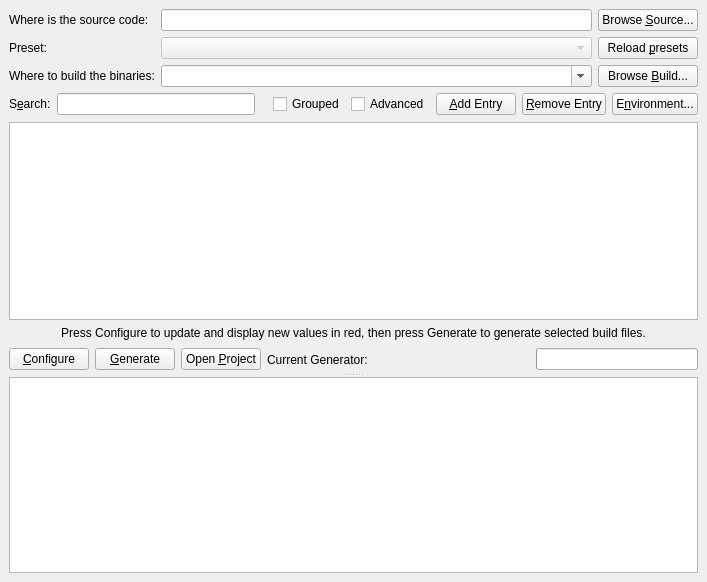
<?xml version="1.0" encoding="UTF-8"?>
<ui version="4.0">
 <class>LinearBuildSetupDialog</class>
 <widget class="QWidget" name="LinearBuildSetupDialog">
  <property name="geometry">
   <rect>
    <x>0</x>
    <y>0</y>
    <width>707</width>
    <height>582</height>
   </rect>
  </property>
  <layout class="QGridLayout">
   <property name="leftMargin">
    <number>9</number>
   </property>
   <property name="topMargin">
    <number>9</number>
   </property>
   <property name="rightMargin">
    <number>9</number>
   </property>
   <property name="bottomMargin">
    <number>9</number>
   </property>
   <property name="spacing">
    <number>6</number>
   </property>
   <item row="0" column="0">
    <layout class="QGridLayout">
     <property name="leftMargin">
      <number>0</number>
     </property>
     <property name="topMargin">
      <number>0</number>
     </property>
     <property name="rightMargin">
      <number>0</number>
     </property>
     <property name="bottomMargin">
      <number>0</number>
     </property>
     <property name="spacing">
      <number>6</number>
     </property>
     <item row="0" column="0">
      <widget class="QLabel" name="SourceLabel">
       <property name="text">
        <string>Where is the source code:</string>
       </property>
      </widget>
     </item>
     <item row="0" column="1">
      <widget class="QLineEdit" name="SourceDirectory"/>
     </item>
     <item row="0" column="2">
      <widget class="QPushButton" name="BrowseSourceDirectoryButton">
       <property name="text">
        <string>Browse &amp;Source...</string>
       </property>
      </widget>
     </item>
     <item row="1" column="0">
      <widget class="QLabel" name="PresetLabel">
       <property name="text">
        <string>Preset:</string>
       </property>
      </widget>
     </item>
     <item row="1" column="1">
      <widget class="QLinearBuildPresetComboBox" name="Preset">
       <property name="enabled">
        <bool>false</bool>
       </property>
      </widget>
     </item>
     <item row="1" column="2">
      <widget class="QPushButton" name="ReloadPresetsButton">
       <property name="text">
        <string>Reload &amp;presets</string>
       </property>
      </widget>
     </item>
     <item row="2" column="0">
      <widget class="QLabel" name="BinaryLabel">
       <property name="text">
        <string>Where to build the binaries:</string>
       </property>
      </widget>
     </item>
     <item row="2" column="1">
      <widget class="QComboBox" name="BinaryDirectory">
       <property name="sizePolicy">
        <sizepolicy hsizetype="Expanding" vsizetype="Fixed">
         <horstretch>0</horstretch>
         <verstretch>0</verstretch>
        </sizepolicy>
       </property>
       <property name="editable">
        <bool>true</bool>
       </property>
      </widget>
     </item>
     <item row="2" column="2">
      <widget class="QPushButton" name="BrowseBinaryDirectoryButton">
       <property name="text">
        <string>Browse &amp;Build...</string>
       </property>
      </widget>
     </item>
    </layout>
   </item>
   <item row="1" column="0">
    <widget class="QSplitter" name="Splitter">
     <property name="orientation">
      <enum>Qt::Vertical</enum>
     </property>
     <widget class="QFrame" name="frame">
      <property name="frameShape">
       <enum>QFrame::NoFrame</enum>
      </property>
      <property name="frameShadow">
       <enum>QFrame::Raised</enum>
      </property>
      <layout class="QVBoxLayout">
       <property name="spacing">
        <number>6</number>
       </property>
       <property name="leftMargin">
        <number>0</number>
       </property>
       <property name="topMargin">
        <number>0</number>
       </property>
       <property name="rightMargin">
        <number>0</number>
       </property>
       <property name="bottomMargin">
        <number>0</number>
       </property>
       <item>
        <layout class="QHBoxLayout">
         <property name="spacing">
          <number>6</number>
         </property>
         <property name="leftMargin">
          <number>0</number>
         </property>
         <property name="topMargin">
          <number>0</number>
         </property>
         <property name="rightMargin">
          <number>0</number>
         </property>
         <property name="bottomMargin">
          <number>0</number>
         </property>
         <item>
          <widget class="QLabel" name="label_4">
           <property name="sizePolicy">
            <sizepolicy hsizetype="Fixed" vsizetype="Fixed">
             <horstretch>0</horstretch>
             <verstretch>0</verstretch>
            </sizepolicy>
           </property>
           <property name="text">
            <string>S&amp;earch:</string>
           </property>
           <property name="buddy">
            <cstring>Search</cstring>
           </property>
          </widget>
         </item>
         <item>
          <widget class="QLineEdit" name="Search">
           <property name="sizePolicy">
            <sizepolicy hsizetype="Expanding" vsizetype="Fixed">
             <horstretch>0</horstretch>
             <verstretch>0</verstretch>
            </sizepolicy>
           </property>
          </widget>
         </item>
         <item>
          <spacer>
           <property name="orientation">
            <enum>Qt::Horizontal</enum>
           </property>
           <property name="sizeType">
            <enum>QSizePolicy::Minimum</enum>
           </property>
           <property name="sizeHint" stdset="0">
            <size>
             <width>12</width>
             <height>23</height>
            </size>
           </property>
          </spacer>
         </item>
         <item>
          <widget class="QCheckBox" name="groupedCheck">
           <property name="text">
            <string>Grouped</string>
           </property>
          </widget>
         </item>
         <item>
          <widget class="QCheckBox" name="advancedCheck">
           <property name="text">
            <string>Advanced</string>
           </property>
          </widget>
         </item>
         <item>
          <widget class="QPushButton" name="AddEntry">
           <property name="toolTip">
            <string>Add New Entry</string>
           </property>
           <property name="text">
            <string>&amp;Add Entry</string>
           </property>
           <property name="icon">
            <iconset theme="list-add" resource="LinearBuildSetup.qrc">
             <normaloff>:/Icons/Plus16.png</normaloff>:/Icons/Plus16.png</iconset>
           </property>
          </widget>
         </item>
         <item>
          <widget class="QPushButton" name="RemoveEntry">
           <property name="toolTip">
            <string>Remove Selected Entries</string>
           </property>
           <property name="text">
            <string>&amp;Remove Entry</string>
           </property>
           <property name="icon">
            <iconset theme="list-remove" resource="LinearBuildSetup.qrc">
             <normaloff>:/Icons/Delete16.png</normaloff>:/Icons/Delete16.png</iconset>
           </property>
          </widget>
         </item>
         <item>
          <widget class="QPushButton" name="Environment">
           <property name="text">
            <string>E&amp;nvironment...</string>
           </property>
          </widget>
         </item>
        </layout>
       </item>
       <item>
        <widget class="QLinearBuildCacheView" name="CacheValues">
         <property name="alternatingRowColors">
          <bool>true</bool>
         </property>
         <property name="selectionMode">
          <enum>QAbstractItemView::ExtendedSelection</enum>
         </property>
         <property name="selectionBehavior">
          <enum>QAbstractItemView::SelectRows</enum>
         </property>
        </widget>
       </item>
       <item>
        <widget class="QLabel" name="label_3">
         <property name="text">
          <string>Press Configure to update and display new values in red, then press Generate to generate selected build files.</string>
         </property>
         <property name="alignment">
          <set>Qt::AlignCenter</set>
         </property>
         <property name="wordWrap">
          <bool>true</bool>
         </property>
        </widget>
       </item>
       <item>
        <layout class="QHBoxLayout">
         <property name="spacing">
          <number>6</number>
         </property>
         <property name="leftMargin">
          <number>0</number>
         </property>
         <property name="topMargin">
          <number>0</number>
         </property>
         <property name="rightMargin">
          <number>0</number>
         </property>
         <property name="bottomMargin">
          <number>0</number>
         </property>
         <item>
          <widget class="QPushButton" name="ConfigureButton">
           <property name="text">
            <string>&amp;Configure</string>
           </property>
          </widget>
         </item>
         <item>
          <widget class="QPushButton" name="GenerateButton">
           <property name="text">
            <string>&amp;Generate</string>
           </property>
          </widget>
         </item>
         <item>
          <widget class="QPushButton" name="OpenProjectButton">
           <property name="text">
            <string>Open &amp;Project</string>
           </property>
          </widget>
         </item>
         <item>
          <widget class="QLabel" name="Generator">
           <property name="text">
            <string>Current Generator:</string>
           </property>
          </widget>
         </item>
         <item>
          <spacer>
           <property name="orientation">
            <enum>Qt::Horizontal</enum>
           </property>
           <property name="sizeType">
            <enum>QSizePolicy::Expanding</enum>
           </property>
           <property name="sizeHint" stdset="0">
            <size>
             <width>121</width>
             <height>27</height>
            </size>
           </property>
          </spacer>
         </item>
         <item>
          <widget class="QProgressBar" name="ProgressBar">
           <property name="minimum">
            <number>0</number>
           </property>
           <property name="maximum">
            <number>100</number>
           </property>
           <property name="value">
            <number>0</number>
           </property>
           <property name="textVisible">
            <bool>false</bool>
           </property>
           <property name="orientation">
            <enum>Qt::Horizontal</enum>
           </property>
           <property name="textDirection">
            <enum>QProgressBar::BottomToTop</enum>
           </property>
          </widget>
         </item>
        </layout>
       </item>
      </layout>
     </widget>
     <widget class="QTextEdit" name="Output">
      <property name="lineWrapMode">
       <enum>QTextEdit::NoWrap</enum>
      </property>
      <property name="readOnly">
       <bool>true</bool>
      </property>
     </widget>
    </widget>
   </item>
  </layout>
 </widget>
 <customwidgets>
  <customwidget>
   <class>QLinearBuildCacheView</class>
   <extends>QTreeView</extends>
   <header>QLinearBuildCacheView.h</header>
  </customwidget>
  <customwidget>
   <class>QLinearBuildPresetComboBox</class>
   <extends>QComboBox</extends>
   <header>QLinearBuildPresetComboBox.h</header>
  </customwidget>
 </customwidgets>
 <resources>
  <include location="LinearBuildSetup.qrc"/>
 </resources>
 <connections/>
</ui>
